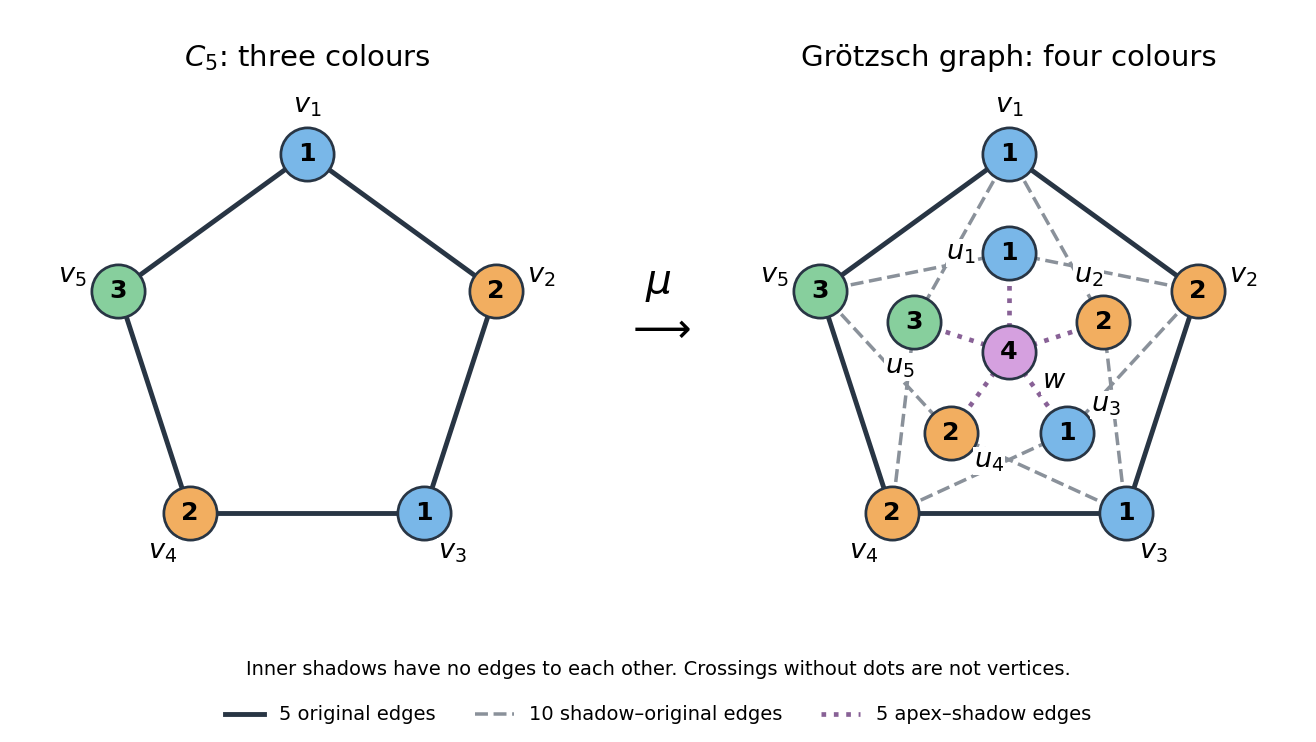

This chart was generated by the following Python code:
"""Draw C5 -> mu(C5); Python 3.14, matplotlib 3.10.7, numpy 2.3.5.

Run from _media; saves the matching PNG to the current working directory.
"""

from itertools import combinations
from pathlib import Path

import matplotlib.pyplot as plt
import numpy as np
from matplotlib.lines import Line2D


PALETTE = ["#79b7e8", "#f2ae60", "#87cf9d", "#d5a0df"]
ORIGINAL_EDGES = [(i, (i + 1) % 5) for i in range(5)]
EDGES = ORIGINAL_EDGES + [(5 + i, j) for i in range(5) for j in ((i - 1) % 5, (i + 1) % 5)] + [(10, 5 + i) for i in range(5)]
COLOURS = [1, 2, 1, 2, 3] * 2 + [4]


def count_colourings(k):
    """Exact backtracking in fixed labelled vertex order; no symmetry quotient."""
    previous = [[] for _ in range(11)]
    for a, b in EDGES:
        a, b = sorted((a, b))
        previous[b].append(a)
    assignment = [-1] * 11

    def visit(i):
        if i == 11:
            return 1
        total = 0
        forbidden = {assignment[j] for j in previous[i]}
        for c in range(k):
            if c not in forbidden:
                assignment[i] = c
                total += visit(i + 1)
        return total

    return visit(0)


def verify():
    edge_set = {frozenset(e) for e in EDGES}
    triangles = sum(
        all(frozenset(e) in edge_set for e in combinations(t, 2))
        for t in combinations(range(11), 3)
    )
    counts = {k: count_colourings(k) for k in (3, 4)}
    assert len(edge_set) == 20 and triangles == 0
    assert counts[3] == 0 and counts[4] > 0
    assert all(COLOURS[a] != COLOURS[b] for a, b in EDGES)
    return {"vertices": 11, "edges": 20, "triangles": triangles, "colouring_counts": counts}


def draw(ax, constructed):
    angles = np.pi / 2 - np.arange(5) * 2 * np.pi / 5
    positions = {i: np.array((2 * np.cos(t), 2 * np.sin(t))) for i, t in enumerate(angles)}
    if constructed:
        positions.update({5 + i: np.array((np.cos(t), np.sin(t))) for i, t in enumerate(angles)})
        positions[10] = np.zeros(2)
    for a, b in EDGES if constructed else ORIGINAL_EDGES:
        if 10 in (a, b):
            colour, style, width = "#886196", ":", 2.4
        elif a >= 5 or b >= 5:
            colour, style, width = "#8a919a", "--", 1.8
        else:
            colour, style, width = "#283544", "-", 2.5
        ax.plot(*zip(positions[a], positions[b]), color=colour, ls=style, lw=width, zorder=1)
    for i, p in positions.items():
        ax.scatter(*p, s=750, color=PALETTE[COLOURS[i] - 1], edgecolor="#283544", lw=1.4, zorder=3)
        ax.text(*p, str(COLOURS[i]), ha="center", va="center", fontsize=13, weight="bold", zorder=4)
        if i == 10:
            label, offset = "$w$", np.array((0.45, -0.29))
        elif i < 5:
            label, offset = "$v_" + str(i + 1) + "$", p / 2 * 0.48
        else:
            label = "$u_" + str(i - 4) + "$"
            # Tangential labels leave radial apex spokes unobstructed.
            offset = np.array((-p[1], p[0])) * 0.48
        ax.text(*(p + offset), label, ha="center", va="center", fontsize=14,
                bbox={"facecolor": "white", "edgecolor": "none", "pad": 0.4}, zorder=5)
    ax.set(xlim=(-2.65, 2.65), ylim=(-2.65, 2.65), aspect="equal")
    ax.axis("off")


def main():
    print(verify())
    plt.rcParams.update({"font.family": "DejaVu Sans", "font.size": 12})
    fig, axes = plt.subplots(1, 2, figsize=(9.4, 5.3), facecolor="white")
    draw(axes[0], False)
    draw(axes[1], True)
    axes[0].set_title(r"$C_5$: three colours", fontsize=15, pad=12)
    axes[1].set_title("Grötzsch graph: four colours", fontsize=15, pad=12)
    fig.text(0.50, 0.54, r"$\mu$" + "\n" + r"$\longrightarrow$", ha="center", fontsize=21)
    legend = [Line2D([0], [0], color=c, ls=s, lw=w, label=l) for c, s, w, l in (
        ("#283544", "-", 2.5, "5 original edges"),
        ("#8a919a", "--", 1.8, "10 shadow–original edges"),
        ("#886196", ":", 2.4, "5 apex–shadow edges"),
    )]
    fig.legend(handles=legend, loc="lower center", ncol=3, frameon=False, fontsize=10)
    fig.text(0.5, 0.09, "Inner shadows have no edges to each other. Crossings without dots are not vertices.",
             ha="center", fontsize=10)
    fig.subplots_adjust(left=0.02, right=0.98, top=0.88, bottom=0.17, wspace=0.25)
    fig.savefig(Path.cwd() / (Path(__file__).stem + ".png"), dpi=140, facecolor="white", transparent=False)
    plt.close(fig)


if __name__ == "__main__":
    main()
